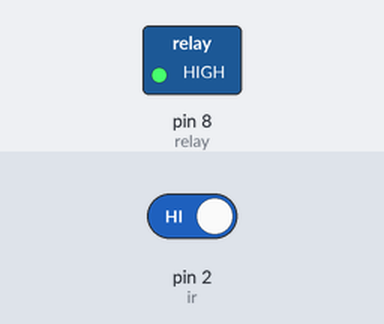
Simulated run of this sketch. Board: Arduino Uno, built with avr-gcc and run on an emulated ATmega328P. On the bench: switched loads named in the sketch (green lamp = pin HIGH). The test bench sets the inputs (shaded band); at power-on: pin 2 (ir) HIGH.

Above: at 1.2 s.
1.3 s: pin 2 (ir) driven LOW
At 2.1 s:
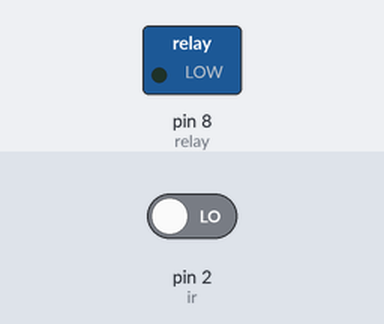
2.8 s: pin 2 (ir) driven HIGH
At 3.2 s:
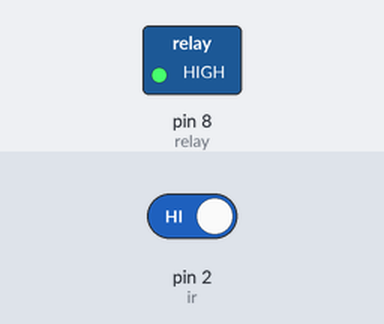
Timing chart, 0 to 5.8 s (numbered marks = the images above; inputs shaded):
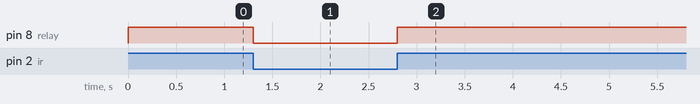

Measured:
- after the input at 1.3 s, pin 8 (relay): HIGH → LOW at once
- after the input at 2.8 s, pin 8 (relay): LOW → HIGH at once

The sketch:

Automatic_Tap_Closer.ino
```cpp
int ir = 2;       // IR sensor OUT pin
int relay = 8;    // Relay input pin

void setup() {
  pinMode(ir, INPUT);
  pinMode(relay, OUTPUT);
  digitalWrite(relay, HIGH);   // Pump OFF initially
}

void loop() {

  int sensorValue = digitalRead(ir);

  if (sensorValue == LOW) {      // Hand detected
    digitalWrite(relay, LOW);    // Pump ON
  } else {                       // No hand
    digitalWrite(relay, HIGH);   // Pump OFF
  }
}
```
